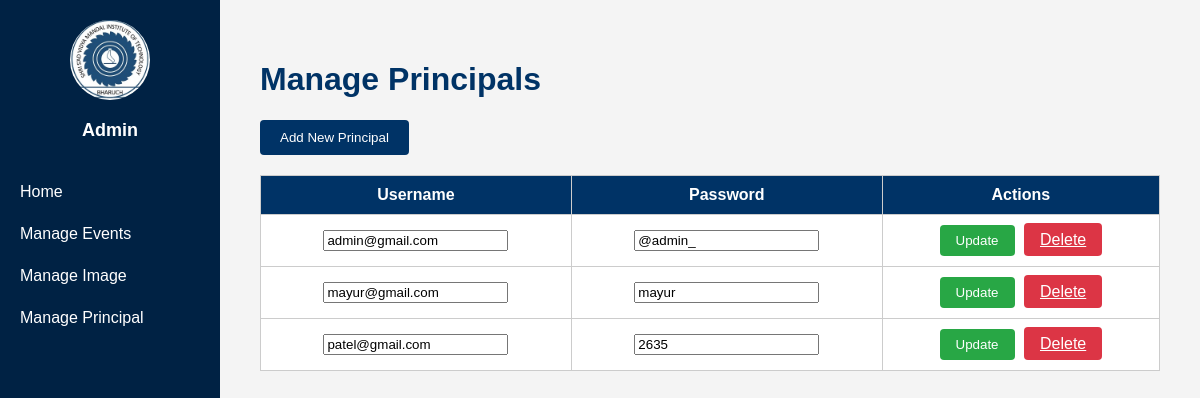
The page /admin/manage_principal.php (signed in) on the database its author committed.
### tables this page shows
CREATE TABLE `SVM_Principal` (
  `user_name` varchar(255) NOT NULL,
  `user_password` varchar(255) NOT NULL
);

### admin/manage_principal.php (the view, shortened to what this page needs)
<?php
include '../db/database_connection.php';
$principals = $conn->query("SELECT * FROM SVM_Principal ORDER BY user_name");
?>
<!DOCTYPE html>
<html lang="en">
<head>
</head>
<body>
  <div class="sidebar">
    <img src="/SVM/assets/images/logo.jpg" alt="SVM Logo">
    <h2>Admin</h2>
    <a href="admin_home.html">Home</a>
    <a href="manage_events.php">Manage Events</a>
    <a href="manage_image.php">Manage Image</a>
    <a href="manage_principal.php">Manage Principal</a>
  </div>
  <div class="main-content">
    <h1>Manage Principals</h1>
    <button class="btn-show-form" onclick="document.querySelector('.add-form').style.display='block'">Add New Principal</button>
    <table>
      <tr>
        <th>Username</th>
        <th>Password</th>
        <th>Actions</th>
      </tr>
      <?php while($principal = $principals->fetch_assoc()): ?>
      <tr>
        <form method="POST">
          <td>
            <input type="text" name="username" value="<?= htmlspecialchars($principal['user_name']) ?>" required>
          </td>
          <td><input type="text" name="password" value="<?= htmlspecialchars($principal['user_password']) ?>" required></td>
          <td>
            <button type="submit" name="update_principal" class="btn-update">Update</button>
            <a href="?delete=<?= urlencode($principal['user_name']) ?>" class="btn-delete" onclick="return confirm('Delete this principal?');">Delete</a>
          </td>
        </form>
      </tr>
      <?php endwhile; ?>
    </table>
  </div>
</body>
</html>

### admin/manage_principal.php (style rules this page uses)
body { margin: 0; font-family: Arial, sans-serif; background: #f4f4f4; display: flex; }
.sidebar { width: 220px; height: 100vh; background-color: #002244; padding-top: 20px; color: white; position: fixed; }
.sidebar img { display: block; margin: 0 auto 20px; width: 80px; height: 80px; border-radius: 50%; }
.sidebar h2 { text-align: center; font-size: 18px; margin-bottom: 30px; }
.sidebar a { display: block; padding: 12px 20px; color: white; text-decoration: none; transition: background 0.3s; }
.main-content { margin-left: 220px; padding: 40px; width: 100%; }
h1 { color: #003366; }
.btn-show-form { padding: 10px 20px; background: #003366; color: white; border: none; border-radius: 4px; margin-bottom: 20px; cursor: pointer; }
.add-form button, .update-form button, .btn-update, .btn-delete { padding: 8px 16px; border: none; border-radius: 4px; cursor: pointer; }
.btn-update { background-color: #28a745; color: white; margin-right: 5px; }
.btn-delete { background-color: #dc3545; color: white; }
table { width: 100%; border-collapse: collapse; background: white; }
th, td { padding: 10px; border: 1px solid #ccc; text-align: center; }
th { background: #003366; color: white; }

### rows shown on the page
svm_principal: username "admin@gmail.com", password "@admin_"
svm_principal: username "mayur@gmail.com", password "mayur"
svm_principal: username "patel@gmail.com", password "2635"
